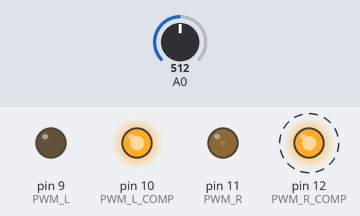
Recording of a sketch running on a simulated Arduino Uno, built with avr-gcc and run on an emulated ATmega328P. Shown: output pins drawn as LEDs (lit = HIGH). Dashed ring = blinking. The inputs (shaded band) are chosen by the test bench; at power-on: A0 = 512.

Above: at 0.4 s.
1.3 s: A0 set to 0
4.3 s: A0 set to 716
7.1 s: A0 set to 0
10.1 s: A0 set to 4
13.1 s: A0 set to 7
16.1 s: A0 set to 900
Timing chart, 0 to 66.6 s (numbered marks = the images above; inputs shaded):
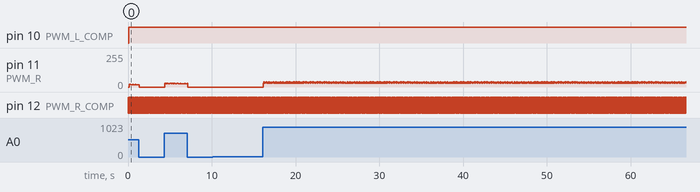

Measured:
- by itself, pin 12 (PWM_R_COMP): alternates HIGH for 0.01 s and LOW for 0.01 s

The sketch:

SPWM_H-BRIDGE.ino
```cpp
#include <math.h>

// Pin Definitions
#define PWM_L      9   // Q1 (Left High)
#define PWM_L_COMP 10  // Q2 (Left Low)
#define PWM_R      11  // Q3 (Right High)
#define PWM_R_COMP 12  // Q4 (Right Low)

#define SINE_STEPS 100
uint16_t sineTable[SINE_STEPS];
const int carrier_top = 400; // ~20kHz at 16MHz clock

void setup() {
  pinMode(PWM_L, OUTPUT);
  pinMode(PWM_L_COMP, OUTPUT);
  pinMode(PWM_R, OUTPUT);
  pinMode(PWM_R_COMP, OUTPUT);

  // --- Timer 1 Setup (Pins 9 & 10) ---
  TCCR1A = 0b10100010; // Phase Correct PWM, TOP=ICR1
  TCCR1B = 0b00011001; // WGM 10, No prescaler
  ICR1 = carrier_top;

  // --- Timer 2 Setup (Pins 11 & 12) ---
  // Using Pin 11 & 12 requires careful direct register manipulation
  // because they belong to different timers, but for efficiency,
  // we will use a synchronized software-update approach.

  // Pre-calculate Sine Table (Scaled to ICR1)
  for (int i = 0; i < SINE_STEPS; i++) {
    // Standard Sinusoidal values
    float val = (sin(2 * PI * i / SINE_STEPS) + 1.0) / 2.0;
    sineTable[i] = val * carrier_top;
  }
}

void loop() {
  int mod = analogRead(A0);
  float scale = mod / 1023.0;

  for (int i = 0; i < SINE_STEPS; i++) {
    uint16_t pwm_val = sineTable[i] * scale;

    // Half-cycle Logic for H-Bridge (Unipolar)
    if (i < SINE_STEPS / 2) {
      // POSITIVE HALF CYCLE:
      // Q1 (PWM_L) Switches, Q4 (PWM_R_COMP) stays ON
      // Q2 and Q3 stay OFF
      OCR1A = pwm_val;  // Pin 9
      OCR1B = 0;        // Pin 10
      digitalWrite(PWM_R, LOW);      // Pin 11
      digitalWrite(PWM_R_COMP, HIGH); // Pin 12
    }
    else {
      // NEGATIVE HALF CYCLE:
      // Q3 (PWM_R) Switches, Q2 (PWM_L_COMP) stays ON
      // Q1 and Q4 stay OFF
      OCR1A = 0;        // Pin 9
      OCR1B = 1;        // High-ish for Deadtime logic (Pin 10)
      digitalWrite(PWM_L_COMP, HIGH); // Pin 10
      digitalWrite(PWM_L, LOW);       // Pin 9

      // Note: For Pin 11/12, we use simplified logic to match Timer1
      analogWrite(PWM_R, pwm_val);
      digitalWrite(PWM_R_COMP, LOW);
    }

    // This delay determines the output frequency (e.g., 50Hz or 60Hz)
    // For 50Hz: 1 / (50 * 100 steps) = 200us
    delayMicroseconds(200);
  }
}
```
